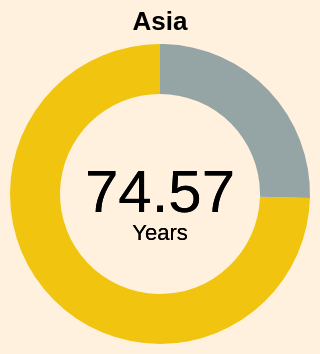

Express this chart as Vega-Lite.
### Vega-Lite specification from a JSON file in a GitHub repository (floating-point values rounded to 4 significant figures)
{"$schema": "https://vega.github.io/schema/vega-lite/v5.json", "width": 150, "height": 150, "config": {"view": {"stroke": null}, "background": "#fff1de"}, "title": {"text": "Asia"}, "data": {"values": [{"Continent": "Asia", "Avg_LE": "74.56765719"}, {"Continent": "Remaining", "Avg_LE": "25.43234281"}]}, "layer": [{"mark": {"type": "arc", "innerRadius": 50}}, {"mark": {"type": "text", "text": "74.57", "fontSize": 30}, "encoding": {"color": {"value": "black"}}}, {"mark": {"type": "text", "text": "Years", "dy": 20}, "encoding": {"color": {"value": "black"}}}], "encoding": {"theta": {"field": "Avg_LE", "type": "quantitative"}, "color": {"field": "Continent", "type": "nominal", "legend": null, "scale": {"domain": ["Asia", "Remaining"], "range": ["#F1C40F", "#95A5A6"]}}, "tooltip": [{"field": "Continent", "type": "nominal", "title": "Continent"}, {"field": "Avg_LE", "type": "quantitative", "title": "Life Expectancy (years)", "format": ".2f"}]}}
